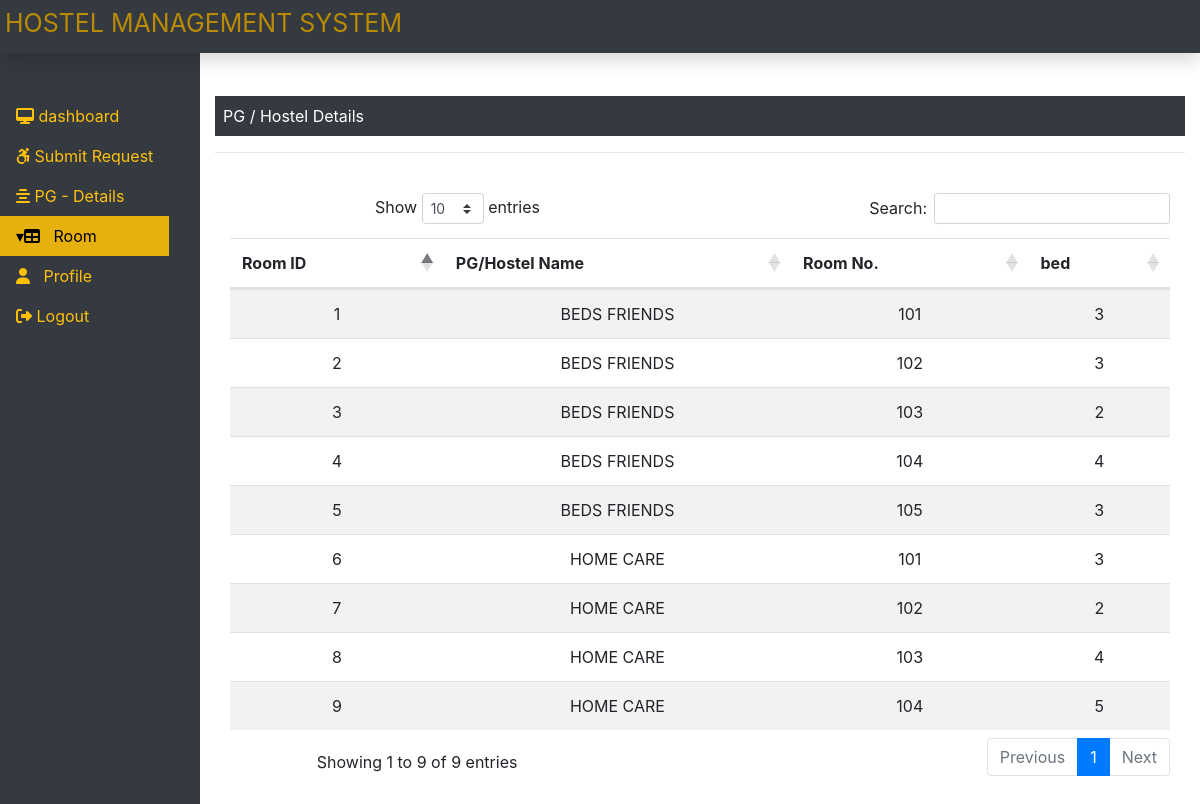
The app's page /owner/manage_room.php (signed in) with its own data.
### tables this page shows
CREATE TABLE `rooms` (
  `room_id` int(6) NOT NULL,
  `pg_hostel_id` int(6) NOT NULL,
  `room_no` int(6) NOT NULL,
  `bed` int(6) NOT NULL,
  `fees` int(6) DEFAULT NULL
);

CREATE TABLE `pg_hostel` (
  `pg_hostel_id` int(6) NOT NULL,
  `name` varchar(25) NOT NULL,
  `address` varchar(20) NOT NULL,
  `area` varchar(15) NOT NULL,
  `city` varchar(15) NOT NULL,
  `fees` int(6) NOT NULL,
  `pg_id` int(4) NOT NULL,
  `type` varchar(10) NOT NULL,
  `pg_type` varchar(11) NOT NULL,
  `staus` varchar(10) NOT NULL,
  `about` varchar(100) NOT NULL,
  `rdate` date NOT NULL,
  `mobile` bigint(12) NOT NULL,
  `road` varchar(60) NOT NULL,
  `food` varchar(6) NOT NULL
);

### owner/manage_room.php (the view, shortened to what this page needs)
<?php
include('../db.php');
if ($_SESSION['owner']) {
    $id = $_SESSION['pg_id'];
} else {
    echo "<script> location.href='../index.php'; </script>";
}
include('header.php');
?>
<div class="col-sm-9 col-md-10 mt-5 text-center">
    <p class=" bg-dark text-white p-2 text-left">PG / Hostel Details </p>
    <hr>
    <div class="container">
        <div class="table-wrapper">
            <br />
            <div id="hostel_table">
                <table class="table table-striped table-hover">
                    <thead>
                        <tr>
                            <th>Room ID</th>
                            <th>PG/Hostel Name </th>
                            <th>Room No.</th>
                            <th>bed</th>
                        </tr>
                    </thead>
                    <?php
                    $count=1;
                    $sql="Select * from rooms inner join pg_hostel on rooms.pg_hostel_id=pg_hostel.pg_hostel_id where pg_hostel.pg_id=".$id;
                   $res= mysqli_query($con,$sql) or die("not found");
                   while($row=mysqli_fetch_row($res))
                   {
                       $sql="SELECT name from  pg_hostel where 	pg_hostel_id=".$row[1];
                       $r=mysqli_query($con,$sql) or die("not ");
                       $data=mysqli_fetch_row($r);
                       $name_pg=$data[0]; ?>
                      <tr> <td>
                       <?php echo $count;
                       $count = $count + 1;
                       ?> </td>
                        <td><?php echo $name_pg; ?></td>
                        <td><?php echo $row[2]; ?></td>
                        <td><?php echo $row[3]; ?></td> </tr>
               <?php    }
                    ?>
                </table>
            </div>
        </div>
    </div>
</div>
<?php
include("footer.php");
?>

### css/mystyle.css (style rules this page uses)
html,body { height: 100%; margin:0px; padding: 0px; }

### records on screen
rooms: pg_hostel.name "BEDS FRIENDS", room_no "101", bed "3"
rooms: pg_hostel.name "BEDS FRIENDS", room_no "102", bed "3"
rooms: pg_hostel.name "BEDS FRIENDS", room_no "103", bed "2"
rooms: pg_hostel.name "BEDS FRIENDS", room_no "104", bed "4"
rooms: pg_hostel.name "BEDS FRIENDS", room_no "105", bed "3"
rooms: pg_hostel.name "HOME CARE", room_no "101", bed "3"
rooms: pg_hostel.name "HOME CARE", room_no "102", bed "2"
rooms: pg_hostel.name "HOME CARE", room_no "103", bed "4"
rooms: pg_hostel.name "HOME CARE", room_no "104", bed "5"
